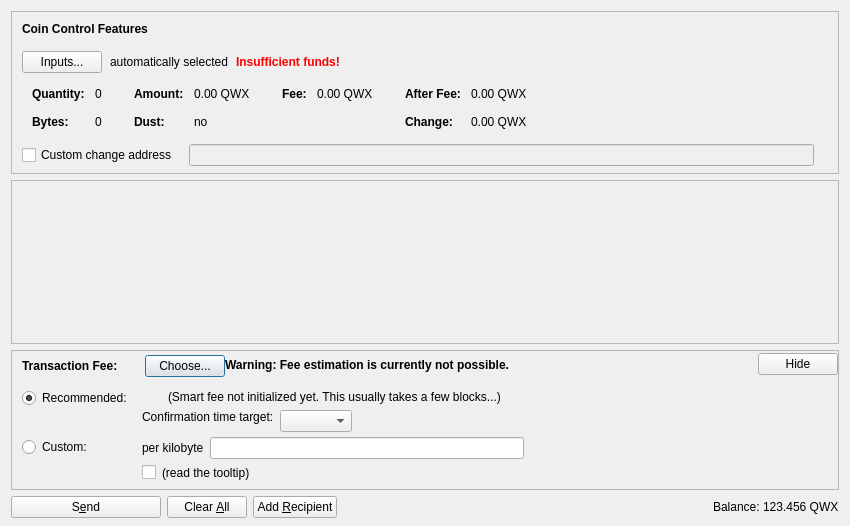
<?xml version="1.0" encoding="UTF-8"?>
<ui version="4.0">
 <class>SendCoinsDialog</class>
 <widget class="QDialog" name="SendCoinsDialog">
  <property name="geometry">
   <rect>
    <x>0</x>
    <y>0</y>
    <width>850</width>
    <height>526</height>
   </rect>
  </property>
  <property name="windowTitle">
   <string>Send Coins</string>
  </property>
  <layout class="QVBoxLayout" name="verticalLayout" stretch="0,1,0,0">
   <property name="bottomMargin">
    <number>8</number>
   </property>
   <item>
    <widget class="QFrame" name="frameCoinControl">
     <property name="sizePolicy">
      <sizepolicy hsizetype="Expanding" vsizetype="Expanding">
       <horstretch>0</horstretch>
       <verstretch>0</verstretch>
      </sizepolicy>
     </property>
     <property name="maximumSize">
      <size>
       <width>16777215</width>
       <height>16777215</height>
      </size>
     </property>
     <property name="frameShape">
      <enum>QFrame::StyledPanel</enum>
     </property>
     <property name="frameShadow">
      <enum>QFrame::Sunken</enum>
     </property>
     <layout class="QVBoxLayout" name="verticalLayoutCoinControl2">
      <property name="spacing">
       <number>0</number>
      </property>
      <property name="leftMargin">
       <number>0</number>
      </property>
      <property name="topMargin">
       <number>0</number>
      </property>
      <property name="rightMargin">
       <number>0</number>
      </property>
      <property name="bottomMargin">
       <number>6</number>
      </property>
      <item>
       <layout class="QVBoxLayout" name="verticalLayoutCoinControl" stretch="0,0,0,0,1">
        <property name="spacing">
         <number>0</number>
        </property>
        <property name="leftMargin">
         <number>10</number>
        </property>
        <property name="topMargin">
         <number>10</number>
        </property>
        <item>
         <layout class="QHBoxLayout" name="horizontalLayoutCoinControl1">
          <property name="bottomMargin">
           <number>15</number>
          </property>
          <item>
           <widget class="QLabel" name="labelCoinControlFeatures">
            <property name="sizePolicy">
             <sizepolicy hsizetype="Preferred" vsizetype="Maximum">
              <horstretch>0</horstretch>
              <verstretch>0</verstretch>
             </sizepolicy>
            </property>
            <property name="font">
             <font>
              <weight>75</weight>
              <bold>true</bold>
             </font>
            </property>
            <property name="styleSheet">
             <string notr="true">font-weight:bold;</string>
            </property>
            <property name="text">
             <string>Coin Control Features</string>
            </property>
           </widget>
          </item>
         </layout>
        </item>
        <item>
         <layout class="QHBoxLayout" name="horizontalLayoutCoinControl2" stretch="0,0,0,0">
          <property name="spacing">
           <number>8</number>
          </property>
          <property name="bottomMargin">
           <number>10</number>
          </property>
          <item>
           <widget class="QPushButton" name="pushButtonCoinControl">
            <property name="styleSheet">
             <string notr="true"/>
            </property>
            <property name="text">
             <string>Inputs...</string>
            </property>
            <property name="autoDefault">
             <bool>false</bool>
            </property>
           </widget>
          </item>
          <item>
           <widget class="QLabel" name="labelCoinControlAutomaticallySelected">
            <property name="text">
             <string>automatically selected</string>
            </property>
            <property name="margin">
             <number>5</number>
            </property>
           </widget>
          </item>
          <item>
           <widget class="QLabel" name="labelCoinControlInsuffFunds">
            <property name="font">
             <font>
              <weight>75</weight>
              <bold>true</bold>
             </font>
            </property>
            <property name="styleSheet">
             <string notr="true">color:red;font-weight:bold;</string>
            </property>
            <property name="text">
             <string>Insufficient funds!</string>
            </property>
            <property name="margin">
             <number>5</number>
            </property>
           </widget>
          </item>
          <item>
           <spacer name="horizontalSpacerCoinControl">
            <property name="orientation">
             <enum>Qt::Horizontal</enum>
            </property>
            <property name="sizeHint" stdset="0">
             <size>
              <width>40</width>
              <height>1</height>
             </size>
            </property>
           </spacer>
          </item>
         </layout>
        </item>
        <item>
         <widget class="QWidget" name="widgetCoinControl" native="true">
          <property name="sizePolicy">
           <sizepolicy hsizetype="Preferred" vsizetype="Preferred">
            <horstretch>0</horstretch>
            <verstretch>0</verstretch>
           </sizepolicy>
          </property>
          <property name="minimumSize">
           <size>
            <width>0</width>
            <height>0</height>
           </size>
          </property>
          <property name="styleSheet">
           <string notr="true"/>
          </property>
          <layout class="QHBoxLayout" name="horizontalLayoutCoinControl5">
           <property name="leftMargin">
            <number>0</number>
           </property>
           <property name="topMargin">
            <number>0</number>
           </property>
           <property name="rightMargin">
            <number>0</number>
           </property>
           <property name="bottomMargin">
            <number>0</number>
           </property>
           <item>
            <layout class="QHBoxLayout" name="horizontalLayoutCoinControl3" stretch="0,0,0,1">
             <property name="spacing">
              <number>20</number>
             </property>
             <property name="topMargin">
              <number>0</number>
             </property>
             <property name="bottomMargin">
              <number>10</number>
             </property>
             <item>
              <layout class="QFormLayout" name="formLayoutCoinControl1">
               <property name="horizontalSpacing">
                <number>10</number>
               </property>
               <property name="verticalSpacing">
                <number>14</number>
               </property>
               <property name="leftMargin">
                <number>10</number>
               </property>
               <property name="topMargin">
                <number>4</number>
               </property>
               <property name="rightMargin">
                <number>6</number>
               </property>
               <item row="0" column="0">
                <widget class="QLabel" name="labelCoinControlQuantityText">
                 <property name="font">
                  <font>
                   <weight>75</weight>
                   <bold>true</bold>
                  </font>
                 </property>
                 <property name="text">
                  <string>Quantity:</string>
                 </property>
                 <property name="margin">
                  <number>0</number>
                 </property>
                </widget>
               </item>
               <item row="0" column="1">
                <widget class="QLabel" name="labelCoinControlQuantity">
                 <property name="cursor">
                  <cursorShape>IBeamCursor</cursorShape>
                 </property>
                 <property name="contextMenuPolicy">
                  <enum>Qt::ActionsContextMenu</enum>
                 </property>
                 <property name="text">
                  <string notr="true">0</string>
                 </property>
                 <property name="margin">
                  <number>0</number>
                 </property>
                 <property name="textInteractionFlags">
                  <set>Qt::LinksAccessibleByMouse|Qt::TextSelectableByKeyboard|Qt::TextSelectableByMouse</set>
                 </property>
                </widget>
               </item>
               <item row="1" column="0">
                <widget class="QLabel" name="labelCoinControlBytesText">
                 <property name="font">
                  <font>
                   <weight>75</weight>
                   <bold>true</bold>
                  </font>
                 </property>
                 <property name="text">
                  <string>Bytes:</string>
                 </property>
                </widget>
               </item>
               <item row="1" column="1">
                <widget class="QLabel" name="labelCoinControlBytes">
                 <property name="cursor">
                  <cursorShape>IBeamCursor</cursorShape>
                 </property>
                 <property name="contextMenuPolicy">
                  <enum>Qt::ActionsContextMenu</enum>
                 </property>
                 <property name="text">
                  <string notr="true">0</string>
                 </property>
                 <property name="textInteractionFlags">
                  <set>Qt::LinksAccessibleByMouse|Qt::TextSelectableByKeyboard|Qt::TextSelectableByMouse</set>
                 </property>
                </widget>
               </item>
              </layout>
             </item>
             <item>
              <layout class="QFormLayout" name="formLayoutCoinControl2">
               <property name="horizontalSpacing">
                <number>10</number>
               </property>
               <property name="verticalSpacing">
                <number>14</number>
               </property>
               <property name="leftMargin">
                <number>6</number>
               </property>
               <property name="topMargin">
                <number>4</number>
               </property>
               <property name="rightMargin">
                <number>6</number>
               </property>
               <item row="0" column="0">
                <widget class="QLabel" name="labelCoinControlAmountText">
                 <property name="font">
                  <font>
                   <weight>75</weight>
                   <bold>true</bold>
                  </font>
                 </property>
                 <property name="text">
                  <string>Amount:</string>
                 </property>
                 <property name="margin">
                  <number>0</number>
                 </property>
                </widget>
               </item>
               <item row="0" column="1">
                <widget class="QLabel" name="labelCoinControlAmount">
                 <property name="cursor">
                  <cursorShape>IBeamCursor</cursorShape>
                 </property>
                 <property name="contextMenuPolicy">
                  <enum>Qt::ActionsContextMenu</enum>
                 </property>
                 <property name="text">
                  <string notr="true">0.00 QWX</string>
                 </property>
                 <property name="textInteractionFlags">
                  <set>Qt::LinksAccessibleByMouse|Qt::TextSelectableByKeyboard|Qt::TextSelectableByMouse</set>
                 </property>
                </widget>
               </item>
               <item row="1" column="0">
                <widget class="QLabel" name="labelCoinControlLowOutputText">
                 <property name="font">
                  <font>
                   <weight>75</weight>
                   <bold>true</bold>
                  </font>
                 </property>
                 <property name="text">
                  <string>Dust:</string>
                 </property>
                </widget>
               </item>
               <item row="1" column="1">
                <widget class="QLabel" name="labelCoinControlLowOutput">
                 <property name="cursor">
                  <cursorShape>IBeamCursor</cursorShape>
                 </property>
                 <property name="contextMenuPolicy">
                  <enum>Qt::ActionsContextMenu</enum>
                 </property>
                 <property name="text">
                  <string notr="true">no</string>
                 </property>
                 <property name="textInteractionFlags">
                  <set>Qt::LinksAccessibleByMouse|Qt::TextSelectableByKeyboard|Qt::TextSelectableByMouse</set>
                 </property>
                </widget>
               </item>
              </layout>
             </item>
             <item>
              <layout class="QFormLayout" name="formLayoutCoinControl3">
               <property name="horizontalSpacing">
                <number>10</number>
               </property>
               <property name="verticalSpacing">
                <number>14</number>
               </property>
               <property name="leftMargin">
                <number>6</number>
               </property>
               <property name="topMargin">
                <number>4</number>
               </property>
               <property name="rightMargin">
                <number>6</number>
               </property>
               <item row="0" column="0">
                <widget class="QLabel" name="labelCoinControlFeeText">
                 <property name="font">
                  <font>
                   <weight>75</weight>
                   <bold>true</bold>
                  </font>
                 </property>
                 <property name="text">
                  <string>Fee:</string>
                 </property>
                 <property name="margin">
                  <number>0</number>
                 </property>
                </widget>
               </item>
               <item row="0" column="1">
                <widget class="QLabel" name="labelCoinControlFee">
                 <property name="cursor">
                  <cursorShape>IBeamCursor</cursorShape>
                 </property>
                 <property name="contextMenuPolicy">
                  <enum>Qt::ActionsContextMenu</enum>
                 </property>
                 <property name="text">
                  <string notr="true">0.00 QWX</string>
                 </property>
                 <property name="textInteractionFlags">
                  <set>Qt::LinksAccessibleByMouse|Qt::TextSelectableByKeyboard|Qt::TextSelectableByMouse</set>
                 </property>
                </widget>
               </item>
              </layout>
             </item>
             <item>
              <layout class="QFormLayout" name="formLayoutCoinControl4">
               <property name="horizontalSpacing">
                <number>10</number>
               </property>
               <property name="verticalSpacing">
                <number>14</number>
               </property>
               <property name="leftMargin">
                <number>6</number>
               </property>
               <property name="topMargin">
                <number>4</number>
               </property>
               <property name="rightMargin">
                <number>6</number>
               </property>
               <item row="0" column="0">
                <widget class="QLabel" name="labelCoinControlAfterFeeText">
                 <property name="font">
                  <font>
                   <weight>75</weight>
                   <bold>true</bold>
                  </font>
                 </property>
                 <property name="text">
                  <string>After Fee:</string>
                 </property>
                 <property name="margin">
                  <number>0</number>
                 </property>
                </widget>
               </item>
               <item row="0" column="1">
                <widget class="QLabel" name="labelCoinControlAfterFee">
                 <property name="cursor">
                  <cursorShape>IBeamCursor</cursorShape>
                 </property>
                 <property name="contextMenuPolicy">
                  <enum>Qt::ActionsContextMenu</enum>
                 </property>
                 <property name="text">
                  <string notr="true">0.00 QWX</string>
                 </property>
                 <property name="textInteractionFlags">
                  <set>Qt::LinksAccessibleByMouse|Qt::TextSelectableByKeyboard|Qt::TextSelectableByMouse</set>
                 </property>
                </widget>
               </item>
               <item row="1" column="0">
                <widget class="QLabel" name="labelCoinControlChangeText">
                 <property name="font">
                  <font>
                   <weight>75</weight>
                   <bold>true</bold>
                  </font>
                 </property>
                 <property name="text">
                  <string>Change:</string>
                 </property>
                </widget>
               </item>
               <item row="1" column="1">
                <widget class="QLabel" name="labelCoinControlChange">
                 <property name="cursor">
                  <cursorShape>IBeamCursor</cursorShape>
                 </property>
                 <property name="contextMenuPolicy">
                  <enum>Qt::ActionsContextMenu</enum>
                 </property>
                 <property name="text">
                  <string notr="true">0.00 QWX</string>
                 </property>
                 <property name="textInteractionFlags">
                  <set>Qt::LinksAccessibleByMouse|Qt::TextSelectableByKeyboard|Qt::TextSelectableByMouse</set>
                 </property>
                </widget>
               </item>
              </layout>
             </item>
            </layout>
           </item>
          </layout>
         </widget>
        </item>
        <item>
         <layout class="QHBoxLayout" name="horizontalLayoutCoinControl4" stretch="0,0,0">
          <property name="spacing">
           <number>12</number>
          </property>
          <property name="sizeConstraint">
           <enum>QLayout::SetDefaultConstraint</enum>
          </property>
          <property name="topMargin">
           <number>5</number>
          </property>
          <property name="rightMargin">
           <number>5</number>
          </property>
          <item>
           <widget class="QCheckBox" name="checkBoxCoinControlChange">
            <property name="toolTip">
             <string>If this is activated, but the change address is empty or invalid, change will be sent to a newly generated address.</string>
            </property>
            <property name="text">
             <string>Custom change address</string>
            </property>
           </widget>
          </item>
          <item>
           <widget class="QValidatedLineEdit" name="lineEditCoinControlChange">
            <property name="enabled">
             <bool>false</bool>
            </property>
            <property name="sizePolicy">
             <sizepolicy hsizetype="Expanding" vsizetype="Fixed">
              <horstretch>0</horstretch>
              <verstretch>0</verstretch>
             </sizepolicy>
            </property>
           </widget>
          </item>
          <item>
           <widget class="QLabel" name="labelCoinControlChangeLabel">
            <property name="sizePolicy">
             <sizepolicy hsizetype="Preferred" vsizetype="Expanding">
              <horstretch>0</horstretch>
              <verstretch>0</verstretch>
             </sizepolicy>
            </property>
            <property name="minimumSize">
             <size>
              <width>0</width>
              <height>0</height>
             </size>
            </property>
            <property name="text">
             <string/>
            </property>
            <property name="margin">
             <number>3</number>
            </property>
           </widget>
          </item>
         </layout>
        </item>
        <item>
         <spacer name="verticalSpacerCoinControl">
          <property name="orientation">
           <enum>Qt::Vertical</enum>
          </property>
          <property name="sizeHint" stdset="0">
           <size>
            <width>800</width>
            <height>1</height>
           </size>
          </property>
         </spacer>
        </item>
       </layout>
      </item>
     </layout>
    </widget>
   </item>
   <item>
    <widget class="QScrollArea" name="scrollArea">
     <property name="widgetResizable">
      <bool>true</bool>
     </property>
     <widget class="QWidget" name="scrollAreaWidgetContents">
      <property name="geometry">
       <rect>
        <x>0</x>
        <y>0</y>
        <width>830</width>
        <height>104</height>
       </rect>
      </property>
      <layout class="QVBoxLayout" name="verticalLayout_2" stretch="0,1">
       <property name="leftMargin">
        <number>0</number>
       </property>
       <property name="topMargin">
        <number>0</number>
       </property>
       <property name="rightMargin">
        <number>0</number>
       </property>
       <property name="bottomMargin">
        <number>0</number>
       </property>
       <item>
        <layout class="QVBoxLayout" name="entries">
         <property name="spacing">
          <number>6</number>
         </property>
        </layout>
       </item>
       <item>
        <spacer name="verticalSpacer">
         <property name="orientation">
          <enum>Qt::Vertical</enum>
         </property>
         <property name="sizeHint" stdset="0">
          <size>
           <width>20</width>
           <height>40</height>
          </size>
         </property>
        </spacer>
       </item>
      </layout>
     </widget>
    </widget>
   </item>
   <item>
    <widget class="QFrame" name="frameFee">
     <property name="sizePolicy">
      <sizepolicy hsizetype="Expanding" vsizetype="Expanding">
       <horstretch>0</horstretch>
       <verstretch>0</verstretch>
      </sizepolicy>
     </property>
     <property name="maximumSize">
      <size>
       <width>16777215</width>
       <height>16777215</height>
      </size>
     </property>
     <property name="frameShape">
      <enum>QFrame::StyledPanel</enum>
     </property>
     <property name="frameShadow">
      <enum>QFrame::Sunken</enum>
     </property>
     <layout class="QVBoxLayout" name="verticalLayoutFee1">
      <property name="spacing">
       <number>0</number>
      </property>
      <property name="leftMargin">
       <number>0</number>
      </property>
      <property name="topMargin">
       <number>0</number>
      </property>
      <property name="rightMargin">
       <number>0</number>
      </property>
      <property name="bottomMargin">
       <number>0</number>
      </property>
      <item>
       <layout class="QVBoxLayout" name="verticalLayoutFee2" stretch="0,0,0">
        <property name="spacing">
         <number>0</number>
        </property>
        <property name="leftMargin">
         <number>10</number>
        </property>
        <property name="topMargin">
         <number>0</number>
        </property>
        <item>
         <layout class="QHBoxLayout" name="horizontalLayoutFee1">
          <property name="bottomMargin">
           <number>0</number>
          </property>
          <item>
           <layout class="QVBoxLayout" name="verticalLayoutFee7">
            <property name="spacing">
             <number>0</number>
            </property>
            <item>
             <spacer name="verticalSpacerSmartFee">
              <property name="orientation">
               <enum>Qt::Vertical</enum>
              </property>
              <property name="sizeType">
               <enum>QSizePolicy::Fixed</enum>
              </property>
              <property name="sizeHint" stdset="0">
               <size>
                <width>1</width>
                <height>4</height>
               </size>
              </property>
             </spacer>
            </item>
            <item>
             <layout class="QHBoxLayout" name="horizontalLayoutSmartFee">
              <property name="spacing">
               <number>10</number>
              </property>
              <item>
               <widget class="QLabel" name="labelFeeHeadline">
                <property name="sizePolicy">
                 <sizepolicy hsizetype="Preferred" vsizetype="Maximum">
                  <horstretch>0</horstretch>
                  <verstretch>0</verstretch>
                 </sizepolicy>
                </property>
                <property name="font">
                 <font>
                  <weight>75</weight>
                  <bold>true</bold>
                 </font>
                </property>
                <property name="styleSheet">
                 <string notr="true">font-weight:bold;</string>
                </property>
                <property name="text">
                 <string>Transaction Fee:</string>
                </property>
               </widget>
              </item>
              <item>
               <widget class="QLabel" name="labelFeeMinimized">
                <property name="text">
                 <string/>
                </property>
               </widget>
              </item>
              <item>
               <widget class="QPushButton" name="buttonChooseFee">
                <property name="text">
                 <string>Choose...</string>
                </property>
               </widget>
              </item>
             </layout>
            </item>
            <item>
             <spacer name="verticalSpacer_5">
              <property name="orientation">
               <enum>Qt::Vertical</enum>
              </property>
              <property name="sizeHint" stdset="0">
               <size>
                <width>1</width>
                <height>1</height>
               </size>
              </property>
             </spacer>
            </item>
           </layout>
          </item>
          <item>
           <widget class="QLabel" name="fallbackFeeWarningLabel">
            <property name="toolTip">
             <string>Using the fallbackfee can result in sending a transaction that will take several hours or days (or never) to confirm. Consider choosing your fee manually or wait until you have validated the complete chain.</string>
            </property>
            <property name="font">
            <font>
                <weight>75</weight>
                <bold>true</bold>
            </font>
            </property>
            <property name="text">
             <string>Warning: Fee estimation is currently not possible.</string>
            </property>
            <property name="wordWrap">
             <bool>false</bool>
            </property>
           </widget>
          </item>
          <item>
           <spacer name="horizontalSpacer_4">
            <property name="orientation">
             <enum>Qt::Horizontal</enum>
            </property>
            <property name="sizeType">
             <enum>QSizePolicy::MinimumExpanding</enum>
            </property>
            <property name="sizeHint" stdset="0">
             <size>
              <width>40</width>
              <height>20</height>
             </size>
            </property>
           </spacer>
          </item>
          <item>
           <widget class="QPushButton" name="buttonMinimizeFee">
            <property name="toolTip">
             <string>collapse fee-settings</string>
            </property>
            <property name="text">
             <string>Hide</string>
            </property>
           </widget>
          </item>
         </layout>
        </item>
        <item>
         <widget class="QFrame" name="frameFeeSelection">
          <layout class="QVBoxLayout" name="verticalLayoutFee12">
           <property name="spacing">
            <number>0</number>
           </property>
           <property name="leftMargin">
            <number>0</number>
           </property>
           <property name="topMargin">
            <number>0</number>
           </property>
           <property name="rightMargin">
            <number>0</number>
           </property>
           <property name="bottomMargin">
            <number>0</number>
           </property>
           <item>
            <layout class="QGridLayout" name="gridLayoutFee">
             <property name="topMargin">
              <number>10</number>
             </property>
             <property name="bottomMargin">
              <number>4</number>
             </property>
             <property name="horizontalSpacing">
              <number>10</number>
             </property>
             <property name="verticalSpacing">
              <number>4</number>
             </property>
             <item row="1" column="1">
              <layout class="QVBoxLayout" name="verticalLayoutFee8">
               <property name="spacing">
                <number>6</number>
               </property>
               <item>
                <layout class="QHBoxLayout" name="horizontalLayoutFee13">
                 <item>
                  <widget class="QLabel" name="labelCustomPerKilobyte">
                   <property name="toolTip">
                    <string>If the custom fee is set to 1000 satoshis and the transaction is only 250 bytes, then &quot;per kilobyte&quot; only pays 250 satoshis in fee, while &quot;total at least&quot; pays 1000 satoshis. For transactions bigger than a kilobyte both pay by kilobyte.</string>
                   </property>
                   <property name="text">
                    <string>per kilobyte</string>
                   </property>
                  </widget>
                 </item>
                 <item>
                  <widget class="BitcoinAmountField" name="customFee"/>
                 </item>
                 <item>
                  <spacer name="horizontalSpacer_6">
                   <property name="orientation">
                    <enum>Qt::Horizontal</enum>
                   </property>
                   <property name="sizeHint" stdset="0">
                    <size>
                     <width>1</width>
                     <height>1</height>
                    </size>
                   </property>
                  </spacer>
                 </item>
                </layout>
               </item>
               <item>
                <layout class="QHBoxLayout" name="horizontalLayoutFee8">
                 <item>
                  <widget class="QCheckBox" name="checkBoxMinimumFee">
                   <property name="toolTip">
                    <string>Paying only the minimum fee is just fine as long as there is less transaction volume than space in the blocks. But be aware that this can end up in a never confirming transaction once there is more demand for qwix transactions than the network can process.</string>
                   </property>
                   <property name="text">
                    <string/>
                   </property>
                  </widget>
                 </item>
                 <item>
                  <widget class="QLabel" name="labelMinFeeWarning">
                   <property name="enabled">
                    <bool>true</bool>
                   </property>
                   <property name="toolTip">
                    <string>Paying only the minimum fee is just fine as long as there is less transaction volume than space in the blocks. But be aware that this can end up in a never confirming transaction once there is more demand for qwix transactions than the network can process.</string>
                   </property>
                   <property name="text">
                    <string>(read the tooltip)</string>
                   </property>
                   <property name="margin">
                    <number>5</number>
                   </property>
                  </widget>
                 </item>
                 <item>
                  <spacer name="horizontalSpacer_2">
                   <property name="orientation">
                    <enum>Qt::Horizontal</enum>
                   </property>
                   <property name="sizeHint" stdset="0">
                    <size>
                     <width>1</width>
                     <height>1</height>
                    </size>
                   </property>
                  </spacer>
                 </item>
                </layout>
               </item>
              </layout>
             </item>
             <item row="0" column="0">
              <layout class="QVBoxLayout" name="verticalLayoutFee4" stretch="0,1">
               <item>
                <widget class="QRadioButton" name="radioSmartFee">
                 <property name="text">
                  <string>Recommended:</string>
                 </property>
                 <property name="checked">
                  <bool>true</bool>
                 </property>
                 <attribute name="buttonGroup">
                  <string notr="true">groupFee</string>
                 </attribute>
                </widget>
               </item>
               <item>
                <spacer name="verticalSpacer_2">
                 <property name="orientation">
                  <enum>Qt::Vertical</enum>
                 </property>
                 <property name="sizeHint" stdset="0">
                  <size>
                   <width>1</width>
                   <height>1</height>
                  </size>
                 </property>
                </spacer>
               </item>
              </layout>
             </item>
             <item row="1" column="0">
              <layout class="QVBoxLayout" name="verticalLayoutFee9" stretch="0,1">
               <item>
                <widget class="QRadioButton" name="radioCustomFee">
                 <property name="text">
                  <string>Custom:</string>
                 </property>
                 <attribute name="buttonGroup">
                  <string notr="true">groupFee</string>
                 </attribute>
                </widget>
               </item>
               <item>
                <spacer name="verticalSpacer_6">
                 <property name="orientation">
                  <enum>Qt::Vertical</enum>
                 </property>
                 <property name="sizeHint" stdset="0">
                  <size>
                   <width>1</width>
                   <height>1</height>
                  </size>
                 </property>
                </spacer>
               </item>
              </layout>
             </item>
             <item row="0" column="1">
              <layout class="QVBoxLayout" name="verticalLayoutFee3" stretch="0,0,1">
               <property name="spacing">
                <number>6</number>
               </property>
               <property name="topMargin">
                <number>2</number>
               </property>
               <item>
                <layout class="QHBoxLayout" name="horizontalLayoutFee12">
                 <item>
                  <widget class="QLabel" name="labelSmartFee">
                   <property name="text">
                    <string/>
                   </property>
                   <property name="margin">
                    <number>2</number>
                   </property>
                  </widget>
                 </item>
                 <item>
                  <widget class="QLabel" name="labelFeeEstimation">
                   <property name="text">
                    <string/>
                   </property>
                  </widget>
                 </item>
                 <item>
                  <widget class="QLabel" name="labelSmartFee2">
                   <property name="text">
                    <string>(Smart fee not initialized yet. This usually takes a few blocks...)</string>
                   </property>
                   <property name="margin">
                    <number>2</number>
                   </property>
                  </widget>
                 </item>
                 <item>
                  <spacer name="horizontalSpacer_5">
                   <property name="orientation">
                    <enum>Qt::Horizontal</enum>
                   </property>
                   <property name="sizeHint" stdset="0">
                    <size>
                     <width>1</width>
                     <height>1</height>
                    </size>
                   </property>
                  </spacer>
                 </item>
                </layout>
               </item>
               <item>
                <layout class="QHBoxLayout" name="horizontalLayoutFee9">
                 <item>
                  <layout class="QVBoxLayout" name="verticalLayoutFee6">
                   <item>
                    <widget class="QLabel" name="labelSmartFee3">
                     <property name="text">
                      <string>Confirmation time target:</string>
                     </property>
                     <property name="margin">
                      <number>2</number>
                     </property>
                    </widget>
                   </item>
                   <item>
                    <spacer name="verticalSpacer_3">
                     <property name="orientation">
                      <enum>Qt::Vertical</enum>
                     </property>
                     <property name="sizeHint" stdset="0">
                      <size>
                       <width>1</width>
                       <height>1</height>
                      </size>
                     </property>
                    </spacer>
                   </item>
                  </layout>
                 </item>
                 <item>
                  <layout class="QVBoxLayout" name="verticalLayoutFee5">
                   <property name="rightMargin">
                    <number>30</number>
                   </property>
                   <item>
                    <layout class="QHBoxLayout" name="horizontalLayoutConfTarget">
                     <property name="bottomMargin">
                      <number>0</number>
                     </property>
                     <item>
                      <widget class="QComboBox" name="confTargetSelector"/>
                     </item>
                     <item>
                      <spacer name="horizontalSpacerConfTarget">
                       <property name="orientation">
                        <enum>Qt::Horizontal</enum>
                       </property>
                       <property name="sizeHint" stdset="0">
                        <size>
                         <width>40</width>
                         <height>20</height>
                        </size>
                       </property>
                      </spacer>
                     </item>
                    </layout>
                   </item>
                  </layout>
                 </item>
                </layout>
               </item>
               <item>
                <spacer name="verticalSpacer_4">
                 <property name="orientation">
                  <enum>Qt::Vertical</enum>
                 </property>
                 <property name="sizeHint" stdset="0">
                  <size>
                   <width>1</width>
                   <height>1</height>
                  </size>
                 </property>
                </spacer>
               </item>
              </layout>
             </item>
            </layout>
           </item>
          </layout>
         </widget>
        </item>
        <item>
         <spacer name="verticalSpacerFee">
          <property name="orientation">
           <enum>Qt::Vertical</enum>
          </property>
          <property name="sizeHint" stdset="0">
           <size>
            <width>40</width>
            <height>5</height>
           </size>
          </property>
         </spacer>
        </item>
       </layout>
      </item>
     </layout>
    </widget>
   </item>
   <item>
    <layout class="QHBoxLayout" name="horizontalLayout">
     <item>
      <widget class="QPushButton" name="sendButton">
       <property name="minimumSize">
        <size>
         <width>150</width>
         <height>0</height>
        </size>
       </property>
       <property name="toolTip">
        <string>Confirm the send action</string>
       </property>
       <property name="text">
        <string>S&amp;end</string>
       </property>
       <property name="icon">
        <iconset resource="../bitcoin.qrc">
         <normaloff>:/icons/send</normaloff>:/icons/send</iconset>
       </property>
       <property name="autoDefault">
        <bool>false</bool>
       </property>
       <property name="default">
        <bool>false</bool>
       </property>
      </widget>
     </item>
     <item>
      <widget class="QPushButton" name="clearButton">
       <property name="sizePolicy">
        <sizepolicy hsizetype="Minimum" vsizetype="Fixed">
         <horstretch>0</horstretch>
         <verstretch>0</verstretch>
        </sizepolicy>
       </property>
       <property name="toolTip">
        <string>Clear all fields of the form.</string>
       </property>
       <property name="text">
        <string>Clear &amp;All</string>
       </property>
       <property name="icon">
        <iconset resource="../bitcoin.qrc">
         <normaloff>:/icons/remove</normaloff>:/icons/remove</iconset>
       </property>
       <property name="autoDefault">
        <bool>false</bool>
       </property>
      </widget>
     </item>
     <item>
      <widget class="QPushButton" name="addButton">
       <property name="toolTip">
        <string>Send to multiple recipients at once</string>
       </property>
       <property name="text">
        <string>Add &amp;Recipient</string>
       </property>
       <property name="icon">
        <iconset resource="../bitcoin.qrc">
         <normaloff>:/icons/add</normaloff>:/icons/add</iconset>
       </property>
       <property name="autoDefault">
        <bool>false</bool>
       </property>
      </widget>
     </item>
     <item>
      <spacer name="horizontalSpacer">
       <property name="orientation">
        <enum>Qt::Horizontal</enum>
       </property>
       <property name="sizeHint" stdset="0">
        <size>
         <width>40</width>
         <height>20</height>
        </size>
       </property>
      </spacer>
     </item>
     <item>
      <layout class="QHBoxLayout" name="horizontalLayout_2">
       <property name="spacing">
        <number>3</number>
       </property>
       <item>
        <widget class="QLabel" name="label">
         <property name="sizePolicy">
          <sizepolicy hsizetype="Preferred" vsizetype="Fixed">
           <horstretch>0</horstretch>
           <verstretch>0</verstretch>
          </sizepolicy>
         </property>
         <property name="text">
          <string>Balance:</string>
         </property>
        </widget>
       </item>
       <item>
        <widget class="QLabel" name="labelBalance">
         <property name="sizePolicy">
          <sizepolicy hsizetype="Preferred" vsizetype="Fixed">
           <horstretch>0</horstretch>
           <verstretch>0</verstretch>
          </sizepolicy>
         </property>
         <property name="cursor">
          <cursorShape>IBeamCursor</cursorShape>
         </property>
         <property name="text">
          <string notr="true">123.456 QWX</string>
         </property>
         <property name="textInteractionFlags">
          <set>Qt::LinksAccessibleByMouse|Qt::TextSelectableByKeyboard|Qt::TextSelectableByMouse</set>
         </property>
        </widget>
       </item>
      </layout>
     </item>
    </layout>
   </item>
  </layout>
 </widget>
 <customwidgets>
  <customwidget>
   <class>QValidatedLineEdit</class>
   <extends>QLineEdit</extends>
   <header>qt/qvalidatedlineedit.h</header>
  </customwidget>
  <customwidget>
   <class>BitcoinAmountField</class>
   <extends>QLineEdit</extends>
   <header>qt/bitcoinamountfield.h</header>
   <container>1</container>
  </customwidget>
 </customwidgets>
 <resources>
  <include location="../bitcoin.qrc"/>
 </resources>
 <connections/>
 <buttongroups>
  <buttongroup name="groupFee"/>
 </buttongroups>
</ui>
